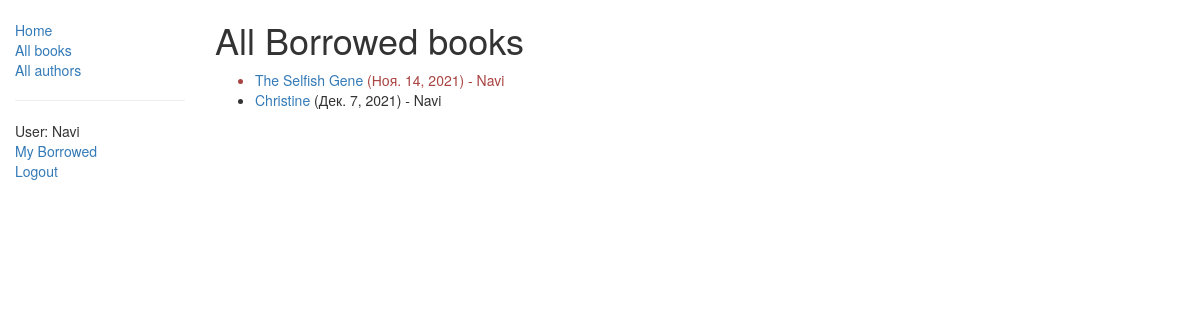
/catalog/borrowedbooks/ (signed in), run on the app's committed database.
### catalog/models.py (models this page shows, shortened)
class BookInstance(models.Model):
    id = models.UUIDField(primary_key=True, default=uuid.uuid4,
                          help_text="Unique ID for this particular book across whole library")
    book = models.ForeignKey('Book', on_delete=models.SET_NULL, null=True)
    imprint = models.CharField(max_length=200)
    due_back = models.DateField(null=True, blank=True)
    LOAN_STATUS = (
        ('m', 'Maintenance'),
        ('o', 'On loan'),
        ('a', 'Available'),
        ('r', 'Reserved'),
    )
    status = models.CharField(max_length=1, choices=LOAN_STATUS, blank=True, default='m', help_text='Book availability')
    borrower = models.ForeignKey(User, on_delete=models.SET_NULL, null=True, blank=True)
    class Meta:
        ordering = ["due_back"]
        permissions = (("can_mark_returned", "Set book as returned"),)
    @property
    def is_overdue(self):
        if self.due_back and date.today() > self.due_back:
            return True
        return False

class Book(models.Model):
    title = models.CharField(max_length=200)
    author = models.ForeignKey('Author', on_delete=models.SET_NULL, null=True)
    summary = models.TextField(max_length=1000, help_text="Enter a brief description of the book")
    isbn = models.CharField('ISBN', max_length=13,
                            help_text='13 Character <a href="https://www.isbn-international.org/content/what-isbn">ISBN number</a>')
    genre = models.ManyToManyField(Genre, help_text="Select a genre for this book")
    def display_genre(self):
        """
        Creates a string for the Genre. This is required to display genre in Admin.
        """
        return ', '.join([genre.name for genre in self.genre.all()[:3]])
    display_genre.short_description = 'Genre'

### catalog/views.py (the view)
class LoanedBooksListView(LoginRequiredMixin,generic.ListView):
    model = BookInstance
    template_name ='catalog/bookinstance_list_borrowed.html'
    paginate_by = 5
    def get_queryset(self):
        return BookInstance.objects.filter(status__exact='o').order_by('due_back')

### catalog/templates/catalog/bookinstance_list_borrowed.html (shortened to what this page needs)
{% extends "base_generic.html" %}
{% block content %}
    <h1>All Borrowed books</h1>
    {% if bookinstance_list %}
    <ul>
      {% for bookinst in bookinstance_list %}
      <li class="{% if bookinst.is_overdue %}text-danger{% endif %}">
        <a href="{% url 'book-detail' bookinst.book.pk %}">{{bookinst.book.title}}</a> ({{ bookinst.due_back }}) - {{ bookinst.borrower }}
      </li>
      {% endfor %}
    </ul>
    {% else %}
      <p>There are no books borrowed.</p>
    {% endif %}
{% endblock %}

### catalog/templates/base_generic.html (shortened to what this page needs)
<!DOCTYPE html>
<html lang="en">
<head>
  <link rel="stylesheet" href="https://maxcdn.bootstrapcdn.com/bootstrap/3.3.7/css/bootstrap.min.css">
  {% load static %}
  <link rel="stylesheet" href="{% static 'css/styles.css' %}">
</head>
<body>
  <div class="container-fluid">
    <div class="row">
      <div class="col-sm-2">
      {% block sidebar %}
      <ul class="sidebar-nav">
          <li><a href="{% url 'index' %}">Home</a></li>
          <li><a href="{% url 'books' %}">All books</a></li>
          <li><a href="{% url 'authors' %}">All authors</a></li>
      </ul>
      <hr>
      <ul class="sidebar-nav">
        {% if user.is_authenticated %}
          <li>User: {{ user.get_username }}</li>
          {% if user.is_staff %}
          <li><a href="{% url 'all-borrowed' %}">All Borrowed</a></li>
          {% else %}
          <li><a href="{% url 'my-borrowed' %}">My Borrowed</a></li>
          {% endif %}
          <li><a href="{% url 'logout'%}?next={{request.path}}">Logout</a></li>
        {% else %}
          <li><a href="{% url 'login'%}?next={{request.path}}">Login</a></li>
        {% endif %}
      </ul>
     {% endblock %}
      </div>
      <div class="col-sm-10 ">
      {% block content %}{% endblock %}
      </div>
    </div>
  </div>
</body>
</html>

### catalog/static/css/styles.css (style rules this page uses)
.sidebar-nav { margin-top: 20px; padding: 0; list-style: none; }

### data on the page
BookInstance: book "The Selfish Gene", due_back "Ноя. 14, 2021", borrower "Navi"
BookInstance: book "Christine", due_back "Дек. 7, 2021", borrower "Navi"

### other printed values
{{ user.get_username }} "Navi"
